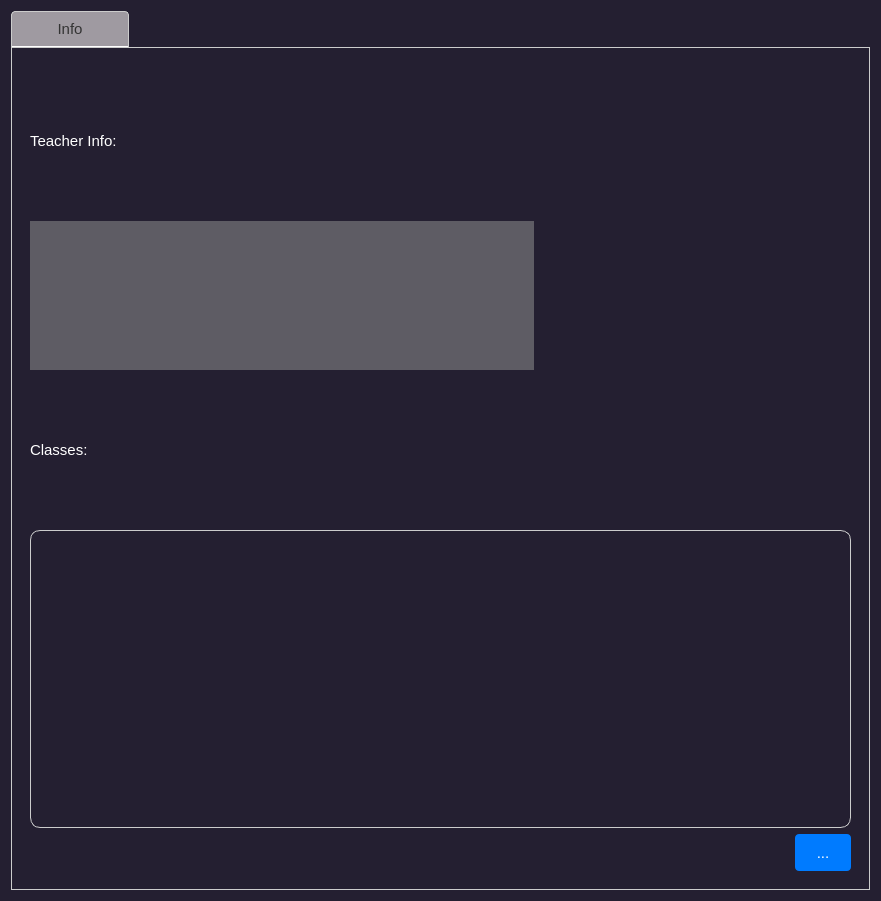
<?xml version="1.0" encoding="UTF-8"?>
<ui version="4.0">
 <class>TeacherCard</class>
 <widget class="QWidget" name="TeacherCard">
  <property name="geometry">
   <rect>
    <x>0</x>
    <y>0</y>
    <width>881</width>
    <height>901</height>
   </rect>
  </property>
  <property name="windowTitle">
   <string>Form</string>
  </property>
  <property name="styleSheet">
   <string notr="true">
QWidget{
background-color: rgb(36, 31, 49);
color:white;
font-size:15px;
font-family: &quot;Century Gothic&quot;;

}

            QToolButton {
                background-color: #007BFF;
                color: white;
                border: none;
                padding: 8px 16px;
                border-radius: 4px;
            }
            QToolButton:hover {
                background-color: rgb(246, 245, 244);
            }
QToolButton:disabled {
    background-color: rgb(222, 221, 218); /* Change the disabled color as desired */
}
QToolButton:pressed {
    background-color: rgb(153, 193, 241);  /* Change the pressed color as desired */
}

QTableView {
    background-color: transparent; /* Make the background transparent */
    border: 1px solid #CCCCCC; /* Add a subtle border */
    border-radius: 10px; /* Round the corners */
    gridline-color: transparent; /* Make grid lines transparent */
    selection-background-color: #007ACC; /* Selection background color */
    selection-color: #FFFFFF; /* Selection text color */
    alternate-background-color: #F0F0F0; /* Alternate row background color */
    box-shadow: 0px 2px 8px rgba(0, 0, 0, 0.2); /* Add shadow */
}

QHeaderView::section {
	  font-weight: bold;
	background-color: rgb(36, 31, 49);
    color: rgb(255, 255, 255); /* Header text color */
    padding: 6px; /* Add padding to header sections */
    border: none; /* Remove border */
    border-radius: 5px; /* Round the header corners */
}

QTableView::item {
    padding: 8px; /* Add padding to table items */
}



QScrollBar:vertical {
    border: none; /* Remove vertical scroll bar border */
    background: #F0F0F0; /* Scroll bar background color */
    width: 10px; /* Scroll bar width */
}

QScrollBar::handle:vertical {
    background: #007ACC; /* Scroll bar handle color */
    min-height: 20px; /* Scroll bar handle minimum height */
}

QScrollBar::add-line:vertical,
QScrollBar::sub-line:vertical,
QScrollBar::add-page:vertical,
QScrollBar::sub-page:vertical {
    background: none; /* Remove scroll bar buttons background */
}


</string>
  </property>
  <layout class="QGridLayout" name="gridLayout">
   <item row="0" column="0">
    <widget class="QTabWidget" name="tabs">
     <property name="styleSheet">
      <string notr="true">QTabBar::tab:hover {
	background-color:  rgb(68, 132, 233);
	color:rgb(0, 0, 0)
}
            QTabWidget::pane {
                border: 1px solid #ccc;
                background-color: white;
            }
            QTabWidget::tab-bar {
                alignment: center;
            }
            QTabBar::tab {
                background: rgb(255, 255, 255);
                color: #333;
                border: 1px solid #ccc;
                border-top-left-radius: 4px;
                border-top-right-radius: 4px;
                padding: 8px;
                min-width: 100px;
            }
            QTabBar::tab:selected {
                background:rgba(238, 233, 233, 155);
                border-bottom-color: white;
            }
</string>
     </property>
     <property name="currentIndex">
      <number>0</number>
     </property>
     <property name="iconSize">
      <size>
       <width>30</width>
       <height>30</height>
      </size>
     </property>
     <widget class="QWidget" name="info_tab">
      <attribute name="icon">
       <iconset>
        <normaloff>../../icons/info.png</normaloff>../../icons/info.png</iconset>
      </attribute>
      <attribute name="title">
       <string>Info</string>
      </attribute>
      <layout class="QGridLayout" name="gridLayout_2">
       <item row="0" column="1">
        <widget class="QStackedWidget" name="info_stacked_widget">
         <property name="styleSheet">
          <string notr="true"/>
         </property>
         <property name="currentIndex">
          <number>0</number>
         </property>
         <widget class="QWidget" name="info_widget">
          <layout class="QGridLayout" name="gridLayout_3">
           <item row="1" column="0" colspan="2">
            <widget class="QWidget" name="widget" native="true">
             <property name="styleSheet">
              <string notr="true">background-color:rgb(94, 92, 100)</string>
             </property>
             <layout class="QGridLayout" name="gridLayout_4">
              <item row="0" column="0">
               <layout class="QVBoxLayout" name="labels_layout"/>
              </item>
              <item row="0" column="1">
               <layout class="QVBoxLayout" name="info_layout"/>
              </item>
             </layout>
            </widget>
           </item>
           <item row="2" column="0">
            <widget class="QLabel" name="label_2">
             <property name="text">
              <string>Classes:</string>
             </property>
            </widget>
           </item>
           <item row="3" column="0" rowspan="2" colspan="4">
            <widget class="QTableView" name="tableView">
             <property name="styleSheet">
              <string notr="true"/>
             </property>
             <property name="editTriggers">
              <set>QAbstractItemView::NoEditTriggers</set>
             </property>
             <property name="selectionBehavior">
              <enum>QAbstractItemView::SelectRows</enum>
             </property>
             <attribute name="horizontalHeaderDefaultSectionSize">
              <number>270</number>
             </attribute>
            </widget>
           </item>
           <item row="0" column="0" colspan="2">
            <widget class="QLabel" name="label">
             <property name="text">
              <string>Teacher Info:</string>
             </property>
            </widget>
           </item>
           <item row="5" column="3">
            <widget class="QToolButton" name="payement_button">
             <property name="text">
              <string>...</string>
             </property>
             <property name="icon">
              <iconset>
               <normaloff>../../icons/payment.png</normaloff>../../icons/payment.png</iconset>
             </property>
             <property name="iconSize">
              <size>
               <width>30</width>
               <height>30</height>
              </size>
             </property>
            </widget>
           </item>
          </layout>
         </widget>
         <widget class="QWidget" name="payement_widget">
          <layout class="QGridLayout" name="gridLayout_5">
           <item row="1" column="4">
            <widget class="QLabel" name="label_3">
             <property name="text">
              <string>Total salary this month:</string>
             </property>
            </widget>
           </item>
           <item row="1" column="1">
            <widget class="QCheckBox" name="generate_bill_checkbox">
             <property name="text">
              <string>generate bill</string>
             </property>
             <property name="checked">
              <bool>true</bool>
             </property>
            </widget>
           </item>
           <item row="2" column="1">
            <widget class="QToolButton" name="bill_button">
             <property name="text">
              <string>...</string>
             </property>
             <property name="icon">
              <iconset>
               <normaloff>../../icons/add_records.png</normaloff>../../icons/add_records.png</iconset>
             </property>
             <property name="iconSize">
              <size>
               <width>30</width>
               <height>30</height>
              </size>
             </property>
            </widget>
           </item>
           <item row="1" column="5">
            <widget class="QLabel" name="total_label">
             <property name="text">
              <string/>
             </property>
            </widget>
           </item>
           <item row="0" column="1" colspan="5">
            <widget class="QTableView" name="teacher_payement_tableview">
             <property name="styleSheet">
              <string notr="true">color: rgb(0, 0, 0);
background-color: rgb(255, 255, 255);</string>
             </property>
             <property name="sizeAdjustPolicy">
              <enum>QAbstractScrollArea::AdjustToContents</enum>
             </property>
             <property name="editTriggers">
              <set>QAbstractItemView::NoEditTriggers</set>
             </property>
             <property name="selectionBehavior">
              <enum>QAbstractItemView::SelectRows</enum>
             </property>
             <attribute name="horizontalHeaderDefaultSectionSize">
              <number>200</number>
             </attribute>
             <attribute name="horizontalHeaderStretchLastSection">
              <bool>true</bool>
             </attribute>
            </widget>
           </item>
           <item row="0" column="0">
            <widget class="QToolButton" name="return_button">
             <property name="text">
              <string>...</string>
             </property>
             <property name="icon">
              <iconset>
               <normaloff>../../icons/return.png</normaloff>../../icons/return.png</iconset>
             </property>
             <property name="iconSize">
              <size>
               <width>30</width>
               <height>30</height>
              </size>
             </property>
            </widget>
           </item>
          </layout>
         </widget>
        </widget>
       </item>
      </layout>
     </widget>
    </widget>
   </item>
  </layout>
 </widget>
 <resources/>
 <connections/>
</ui>
